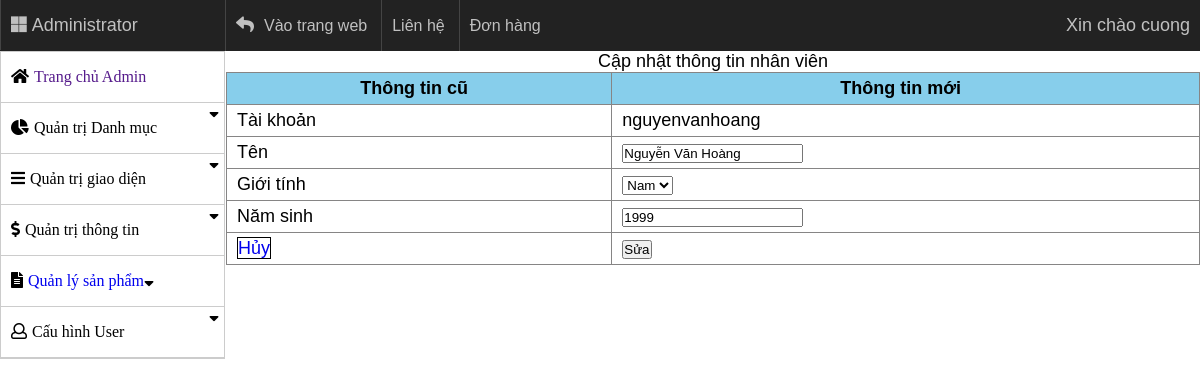
/?controller=xuly_nhanvien&method=edit_nhanvien&id=4440 (signed in), run on the app's committed database.
### tables this page shows
CREATE TABLE `users` (
  `id` int(11) NOT NULL,
  `username` varchar(50) DEFAULT NULL,
  `password` varchar(50) DEFAULT NULL,
  `name` varchar(50) DEFAULT NULL,
  `lv` int(11) DEFAULT NULL,
  `gioitinh` varchar(10) DEFAULT NULL,
  `ns` year(4) DEFAULT NULL,
  `email` varchar(100) NOT NULL,
  `code` int(11) DEFAULT NULL
);

### model/m_database.php (called while the page is built, shortened)
<?php
class database{
	protected $conn = null;
	protected $host = 'localhost';
	protected $user = 'root';
	protected $pass = '';
	protected $name = 'quanlybanhang';
	public function connect(){
		$this->conn = new mysqli($this->host, $this->user, $this->pass, $this->name);
	}
	public function get($table, $condition = array()){
		$sql = "SELECT * FROM $table";
		if (!empty($condition)) {
			$sql.= " WHERE";
			foreach ($condition as $key => $value) {
				$sql.= " $key = '$value' AND";
			}
			$sql = trim($sql, 'AND');
		}
		$query = mysqli_query($this->conn, $sql);
		$result = array();
		if ($query) {
			while ($row = mysqli_fetch_assoc($query)) {
				$result[] = $row;
			}
		}
		return $result;
	}
}
?>

### view/v_edit_nhanvien.php (the view, shortened to what this page needs)
<!DOCTYPE html>
<html>
<head>
	<link rel="stylesheet" type="text/css" href="./public/style/font-awesome/css/fontawesome-all.min.css">
	<link rel="stylesheet" type="text/css" href="./public/style/css_page_admin.css?v=<?php echo time(); ?>">
</head>
<body>
<div class="header">
	<ul class="tuychon">
		<li><i class="fab fa-microsoft"></i>Administrator</li>
		<li>
			<i class="fas fa-reply"></i>
			<a href="?controller=trangchu">Vào trang web</a>
		</li>
		<li><a href="">Liên hệ</a></li>
		<li><a href="">Đơn hàng</a></li>
		<li>
			<?php echo "Xin chào ".$user[0]['username']; ?>
		</li>
	</ul>
</div>
<div class="container">
	<div class="menu">
		<ul class="menu-doc">
			<li class="chucnang"><i class="fas fa-home"></i><a href="">Trang chủ Admin</a></li>
			<li class="chucnang"><i class="fas fa-chart-pie"></i>Quản trị Danh mục<i class="fas fa-sort-down flright"></i>
			</li>
			<li class="chucnang"><i class="fas fa-bars"></i>Quản trị giao diện<i class="fas fa-sort-down flright"></i>
			</li>
			<li class="chucnang"><i class="fas fa-dollar-sign"></i>Quản trị thông tin<i class="fas fa-sort-down flright"></i>
			</li>
			<li class="chucnang"><i class="fas fa-file-alt"></i><a href="?controller=product">Quản lý sản phẩm</a><i class="fas fa-sort-down flright"></i></li>
			<li class="chucnang"><i class="far fa-user"></i>Cấu hình User<i class="fas fa-sort-down flright"></i>
			</li>
		</ul>
	</div>
	<div class="box-main">
		<div class="content">
			<form method="POST" action="?controller=xuly_nhanvien&method=edit_nhanvien&id=<?php echo $data_nhanvien[0]['id']; ?>">
				<table>
					<caption>Cập nhật thông tin nhân viên</caption>
					<tr>
						<th>Thông tin cũ</th>
						<th>Thông tin mới</th>
					</tr>
					<tr>
						<td>Tài khoản</td>
						<td><?php echo $data_nhanvien[0]['username'] ?></td>
					</tr>
					<tr>
						<td>Tên</td>
						<td>
							<input type="text" name="name" value="<?php echo $data_nhanvien[0]['name']; ?>">
						</td>
					</tr>
					<tr>
						<td>Giới tính</td>
						<td>
							<select name="gt">
								<option value="nam">Nam</option>
							</select>
						</td>
					</tr>
					<tr>
						<td>Năm sinh</td>
						<td>
							<input type="text" name="ns" value="<?php echo $data_nhanvien[0]['ns']; ?>">
						</td>
					</tr>
					<tr>
						<td>
							<a style="border: 1px solid black;" href="?controller=nhanvien">Hủy</a>
						</td>
						<td>
							<input type="submit" name="sua" value="Sửa">
						</td>
					</tr>
				</table>
			</form>
		</div>
	</div>
</div>
</body>
</html>

### public/style/css_page_admin.css (style rules this page uses)
* { margin: 0; padding: 0; }
li { list-style-type: none; }
a { text-decoration: none; }
i { margin: 0 5px 0 0; }
.header { background-color: #222222; width: 1200px; margin: 0 auto; }
.header li { display: inline-block; position: relative; align-items: center; line-height: 50px; color: #c0c0c0; padding: 0px 10px; font-family: arial, tahoma,"Times New Roman", Times, serif; font-size: 18px; }
.header li a { line-height: 50px; font-size: 16px; color: #c0c0c0; font-family: arial, tahoma,"Times New Roman", Times, serif; }
.header>ul>li { border-left: 1px solid #444444; }
.header>ul>li:last-child { border: none; float: right; }
.header>ul>li:first-child { width: 200px; }
.container { width: 1200px; display: block; margin: 0 auto; background-color: lightgray; }
.menu { width: 223px; border: 1px solid #ccc; float: left; }
.chucnang { line-height: 50px; border-bottom: 1px solid #ccc; cursor: pointer; padding-left: 10px; }
.menu-doc li i:nth-child(2) { float: right; }
.box-main { float: right; width: 974px; display: inline-block; }
table, th, td { border:1px solid #868585; }
table { border-collapse:collapse; font-size: 18px; width: 974px; }
td, th { padding: 5px 20px 5px 10px; }
th { background-color: skyblue; }
.content form { color: black; font-family: arial, tahoma,"Times New Roman", Times, serif; position: relative; }

### data on the page
users: username "cuong"
users: username "nguyenvanhoang", name "Nguyễn Văn Hoàng", ns "1999"
